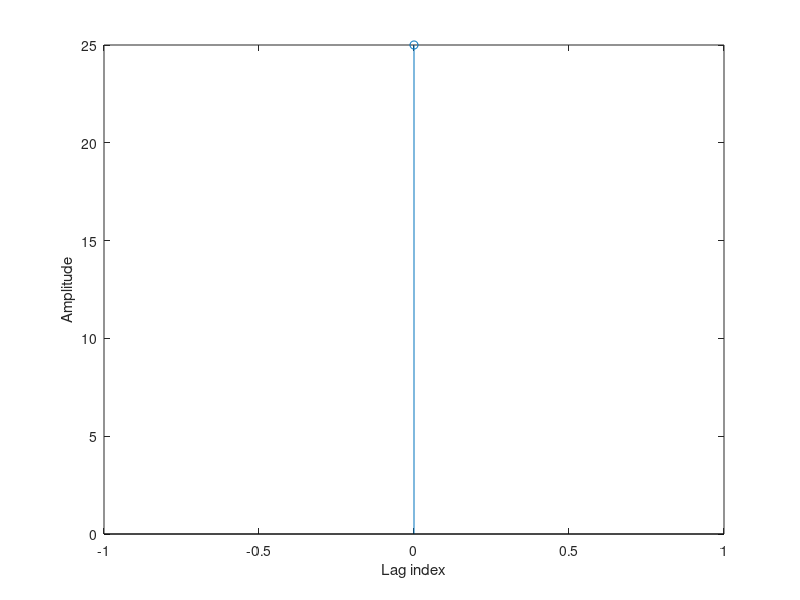

This chart was generated by the following MATLAB code: (Note: this script raises an error after producing the figure.)
% Program 2_7
% Computation of Cross-correlation Sequence
%
x = input('Type in the reference sequence = ');
y = input('Type in the second sequence = ');
% Compute the correlation sequence
n1 = length(y)-1; n2 = length(x)-1;
r = conv(x,fliplr(y));
k = (-n1):n2';
stem(k,r);
xlabel('Lag index'); ylabel('Amplitude');
v = axis;
axis([-n1 n2 v(3:end)]);